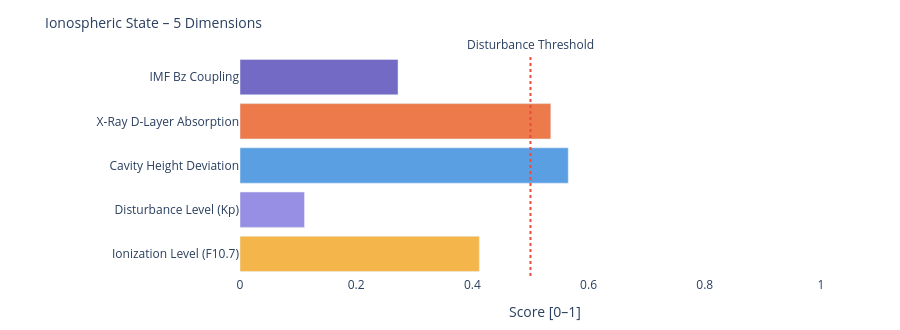

The notebook cell saved with this chart:
### Markdown cell above
---
### 📐 Systemic Insight: Geometric Cavity vs. Real Schumann Resonance

**Relevant for:** Layer 6 = delta analysis &nbsp;|&nbsp; Layer 7 = feature vector / system interpretation

A cavity height change from 80 km to 70 km shifts the **idealized geometric frequencies** only minimally:

| Modus | Aktuell | Referenz | Δ |
|-------|---------|----------|---|
| SR-1 | 10.4762 Hz | 10.4599 Hz | +16 mHz |
| SR-2 | 18.1452 Hz | 18.1171 Hz | +28 mHz |
| SR-3 | 25.6612 Hz | 25.6215 Hz | +40 mHz |
| SR-4 | 33.1285 Hz | 33.0772 Hz | +51 mHz |

The geometric effect is limited because 10 km is very small compared to Earth's radius (~6371 km).

**Consequence:** Real Schumann deviations are likely driven more strongly by **conductivity, damping, day/night structure, lightning distribution and source geometry** than by pure cavity height.

---

**Layer 6 compares:**
```
geometric Δ from Layer 4  vs.  observed Δ from real Schumann measurement data
```

**Layer 7 Feature:**
```
If real Δ >> geometric Δ  →  non-geometric factors dominant
```

### Code cell
# ============================================================
# IONOSPHERIC STATE – Summary gauge
# Five dimensions: ionization, disturbance, cavity height, X-Ray, Bz coupling
# ============================================================

def norm(v, lo, hi):
    if v is None: return None
    return round(max(0.0, min(1.0, (v - lo) / (hi - lo))), 3)

# Ionization level (F10.7 → F2-Layer)
ioniz = norm(f107_val, 60, 250)

# Disturbance level (Kp → E/F-Layer irregularities)
disturb = norm(kp_val, 0, 9)

# Cavity height deviation from reference (80 km)
h_dev = norm(abs(h_eff - 80), 0, 20)

# X-Ray ionization (D-Layer absorption)
xray_ioniz = None
if xray_now is not None:
    xray_ioniz = norm(math.log10(max(xray_now, 1e-9)) + 9, 0, 5)

# Bz coupling (southward Bz → stronger magnetosphere-ionosphere coupling)
bz_coupling = norm(-(bz_now or 0), -5, 30) if bz_now is not None else None

dims = [
    ('Ionization Level (F10.7)',    ioniz,      '#F2A623'),
    ('Disturbance Level (Kp)',      disturb,    '#7F77DD'),
    ('Cavity Height Deviation',     h_dev,      '#378ADD'),
    ('X-Ray D-Layer Absorption',    xray_ioniz, '#E85D24'),
    ('IMF Bz Coupling',             bz_coupling,'#534AB7'),
]

fig = go.Figure()
for name, val, col in dims:
    if val is not None:
        h = int(val * 20)
        bar = '█' * h + '░' * (20 - h)
        label = f'{name}:  {bar}  {val:.3f}'
    else:
        label = f'{name}:  {"─" * 20}  n/a'
    fig.add_trace(go.Bar(
        x=[val if val is not None else 0],
        y=[name],
        orientation='h',
        marker_color=col, opacity=0.82,
        showlegend=False
    ))

fig.add_vline(x=0.5, line_dash='dot', line_color='#e74c3c',
              annotation_text='Disturbance Threshold', annotation_position='top')
fig.update_layout(
    title=dict(text='Ionospheric State – 5 Dimensions', font=dict(size=14)),
    xaxis=dict(title='Score [0–1]', range=[0, 1.05]),
    height=330, plot_bgcolor='rgba(0,0,0,0)', paper_bgcolor='rgba(0,0,0,0)',
    margin=dict(l=240, r=50, t=55, b=40)
)
fig.show()

print(f'\nIonospheric state:')
for name, val, _ in dims:
    print(f'  {name:<35} {val:.3f}' if val is not None else f'  {name:<35} n/a')

### Figure 1 — Plotly figure (JSON) as saved in the notebook; plotly's stock layout.template omitted (floating-point values rounded to 4 significant figures)
{"data": [{"marker": {"color": "#F2A623"}, "opacity": 0.82, "orientation": "h", "showlegend": false, "type": "bar", "x": [0.412], "y": ["Ionization Level (F10.7)"]}, {"marker": {"color": "#7F77DD"}, "opacity": 0.82, "orientation": "h", "showlegend": false, "type": "bar", "x": [0.111], "y": ["Disturbance Level (Kp)"]}, {"marker": {"color": "#378ADD"}, "opacity": 0.82, "orientation": "h", "showlegend": false, "type": "bar", "x": [0.565], "y": ["Cavity Height Deviation"]}, {"marker": {"color": "#E85D24"}, "opacity": 0.82, "orientation": "h", "showlegend": false, "type": "bar", "x": [0.535], "y": ["X-Ray D-Layer Absorption"]}, {"marker": {"color": "#534AB7"}, "opacity": 0.82, "orientation": "h", "showlegend": false, "type": "bar", "x": [0.272], "y": ["IMF Bz Coupling"]}], "layout": {"annotations": [{"showarrow": false, "text": "Disturbance Threshold", "x": 0.5, "xanchor": "center", "xref": "x", "y": 1, "yanchor": "bottom", "yref": "y domain"}], "height": 330, "margin": {"b": 40, "l": 240, "r": 50, "t": 55}, "paper_bgcolor": "rgba(0,0,0,0)", "plot_bgcolor": "rgba(0,0,0,0)", "shapes": [{"line": {"color": "#e74c3c", "dash": "dot"}, "type": "line", "x0": 0.5, "x1": 0.5, "xref": "x", "y0": 0, "y1": 1, "yref": "y domain"}], "title": {"font": {"size": 14}, "text": "Ionospheric State – 5 Dimensions"}, "xaxis": {"range": [0, 1.05], "title": {"text": "Score [0–1]"}}}}
